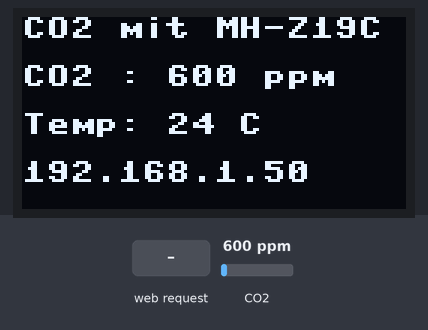
Bench run of a program on a simulated Raspberry Pi Pico running MicroPython. Parts: 128×64 one-colour display. Inputs (shaded band) come from the test bench; at power-on: CO2 600 ppm. WiFi joins after 1.5 s; the interpreter's speed is modelled, so counts of loop turns are approximate; library files of the repository ran but are not shown: ssd1306.py; what the program prints to the serial console is not drawn.

Above: at 3.2 s.
3.3 s: HTTP request GET /debug?on=true received
5.0 s: HTTP request GET / received
Timing chart, 0 to 8.0 s (numbered marks = the images above; inputs shaded):
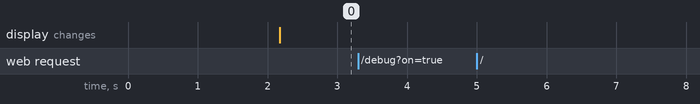

Measured:
- after the input at 3.3 s, every drawn part: stays the same
- after the input at 5.0 s, every drawn part: stays the same

The program:

CO2+OLED+WLAN_V1.py
```python
# -------------------------------------------------------------
#  CO2+OLED+WLAN_V1.py  based on Raspberry PI PICO w
#  Kohlendioxid-CO2 MH-Z19C + OLED + WLAN + Webserver
#  Version 1 — stabiler UART-Parser, stabile Sockets
#  Debug Mode: on/off via Browser.
#  Typisches Daten-Format b'\xff\x86\x05!?\x00\x00\x00\x15'
# Projektreferenz:  PDP11GY-ENV-PICO-2025 and Hardware.pdf
#  https://pdp11gy.com/Climastation.html
#             www.pdp11gy.com   E-Mail: info@pdp11gy.com
# -------------------------------------------------------------
import network
import socket
import time
from machine import Pin, I2C, UART
from ssd1306 import SSD1306_I2C
#
# ---------------------------------------------------------
# WLAN Daten
# ---------------------------------------------------------
SSID = "Dein WLAN-Name"
PW   = "Dein WLAN-Password"
# ---------------------------------------------------------
# Globale Flags
# ---------------------------------------------------------
DEBUG = False
last_raw = None
last_ok = False
# ---------------------------------------------------------
# MH-Z19C Setup
# ---------------------------------------------------------
uart0 = UART(0, baudrate=9600, tx=Pin(0), rx=Pin(1))
REQUEST = b'\xFF\x01\x86\x00\x00\x00\x00\x00\x79'
#
def read_co2():
    global last_raw, last_ok

    uart0.write(REQUEST)
    time.sleep_ms(120)

    if uart0.any() < 9:
        last_ok = False
        return None, None, False

    resp = uart0.read(9)
    last_raw = resp

    if not resp or len(resp) != 9:
        last_ok = False
        return None, None, False

    if resp[0] != 0xFF or resp[1] != 0x86:
        last_ok = False
        return None, None, False

    # Werte extrahieren
    co2  = resp[2] * 256 + resp[3]
    temp = resp[4] - 40

    if DEBUG:
        print("RAW:", resp)
        print("CO2:", co2, "Temp:", temp)
        print("-----------------------------------")
    else:
        print(".", end="")
    last_ok = True
    return co2, temp, True

# ---------------------------------------------------------
# OLED Setup
# ---------------------------------------------------------
i2c = I2C(1, sda=Pin(14), scl=Pin(15), freq=400000)
oled = SSD1306_I2C(128, 64, i2c)

# ---------------------------------------------------------
# WLAN verbinden
# ---------------------------------------------------------
def wifi_connect():
    wlan = network.WLAN(network.STA_IF)
    wlan.active(True)
    wlan.connect(SSID, PW)

    print("Verbinde mit WLAN...")
    for _ in range(30):
        if wlan.isconnected():
            break
        time.sleep(1)

    if wlan.isconnected():
        ip = wlan.ifconfig()[0]
        print("Verbunden:", ip)
        return ip
    else:
        print("Fehler: WLAN Timeout")
        return None

ip = wifi_connect()

# ---------------------------------------------------------
# Webserver
# ---------------------------------------------------------
def start_webserver():
    addr = socket.getaddrinfo("0.0.0.0", 80)[0][-1]
    s = socket.socket()
    s.setsockopt(socket.SOL_SOCKET, socket.SO_REUSEADDR, 1)
    s.bind(addr)
    s.listen(1)
    print("Webserver läuft → http://{}".format(ip))
    return s

server = start_webserver()

# ---------------------------------------------------------
# Hauptloop
# ---------------------------------------------------------
while True:
    co2, temp, ok = read_co2()
    # OLED
    oled.fill(0)
    oled.text("CO2 mit MH-Z19C", 0, 0)

    if ok:
        oled.text("CO2 : {} ppm".format(co2), 0, 16)
        oled.text("Temp: {} C".format(temp), 0, 32)
    else:
        oled.text("Warte auf Daten...", 0, 16)

    #oled.text("IP:{}".format(ip), 0, 48)
    oled.text("{}".format(ip), 0, 48)
    oled.show()

    # HTTP Handling
    try:
        cl, addr = server.accept()
        cl_file = cl.makefile("rwb", 0)

        request = ""
        while True:
            line = cl_file.readline()
            if not line or line == b"\r\n":
                break
            request += line.decode()

        # Debug per URL
        if "/debug?on=true" in request:
            DEBUG = True
        if "/debug?on=false" in request:
            DEBUG = False

        # HTML erzeugen
        html = """\
<html>
<head>
<meta charset="UTF-8">
<meta http-equiv="refresh" content="5">
<title>CO2 Sensor V4.1</title>
</head>
<body>
<h2>Kohlendioxyd=CO2 und Temperatur MH-Z19C</h2>
<p><b>CO2:</b> {} ppm</p>
<p><b>Temp:</b> {} °C</p>
<hr>
<p><b>Debug-Modus:</b> {}</p>
<p><a href="/debug?on=true">Debug EIN</a> |
<a href="/debug?on=false">Debug AUS</a></p>
""".format(co2 if ok else 0,
           temp if ok else 0,
           "Aktiv" if DEBUG else "Inaktiv")

        if DEBUG:
            html += "<hr><h3>Debug-Infos:</h3>"
            html += "<p>Raw: {}</p>".format(last_raw)
            html += "<p>Paket OK: {}</p>".format(last_ok)

        html += "</body></html>"

        cl.send("HTTP/1.1 200 OK\r\nContent-Type: text/html\r\n\r\n")
        cl.send(html)
        cl.close()

    except Exception as e:
        print("HTTP Fehler:", e)

    time.sleep(0.1)
```
